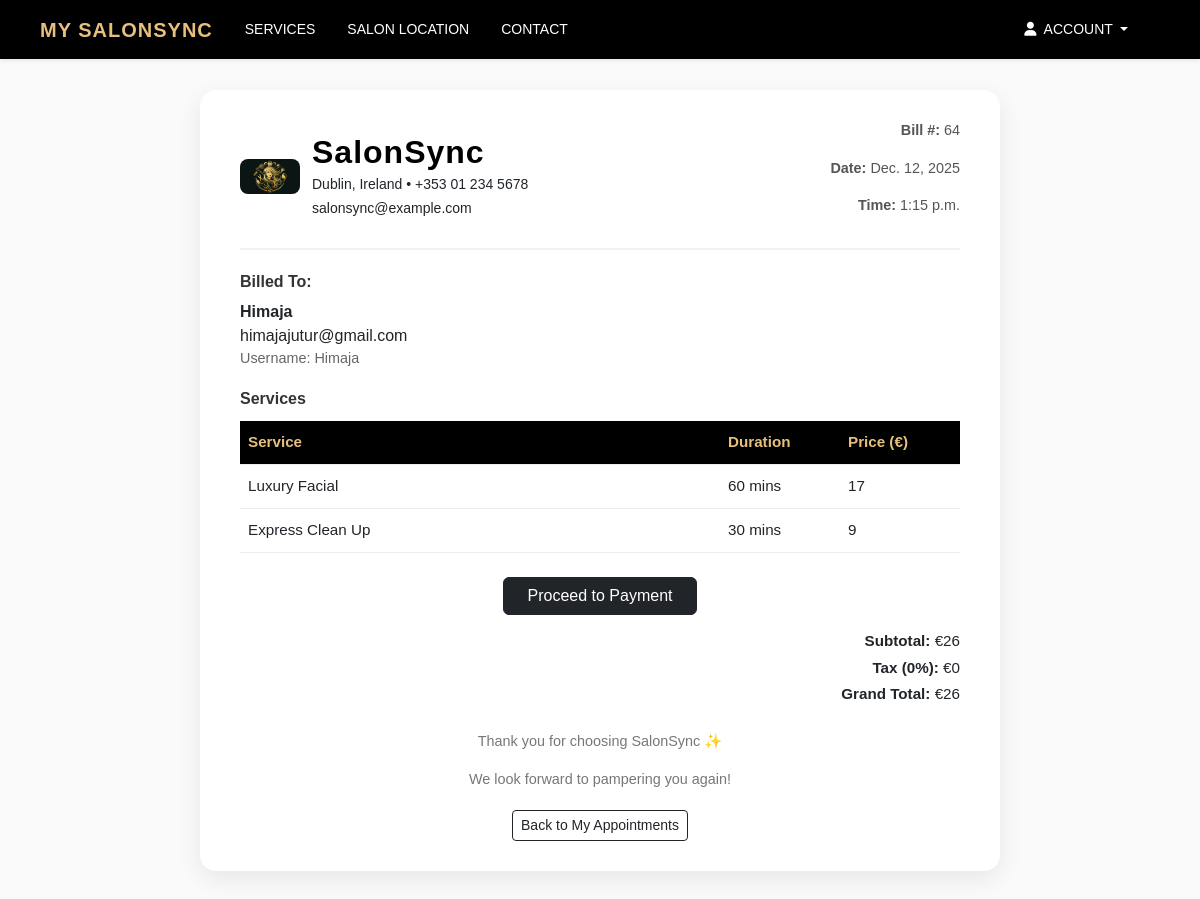
Page /appointments/64/bill/ (signed in) on the committed database.
### salon/models.py (models this page shows, shortened)
class Appointment(models.Model):
    user = models.ForeignKey(User, on_delete=models.SET_NULL, null=True, blank=True)
    name = models.CharField(max_length=100)
    email = models.EmailField()
    SERVICE_CHOICES = [
        ('HAIR', 'Hair Styling'),
        ('MAKEUP', 'Makeup'),
        ('SPA', 'Spa & Relaxation'),
        ('NAIL', 'Nail Care'),
        ('OTHER', 'Other'),
    ]
    service = models.CharField(max_length=20, choices=SERVICE_CHOICES)
    date = models.DateField()
    time = models.TimeField()
    notes = models.TextField(blank=True)
    STATUS_CHOICES = [
        ('PENDING', 'Pending'),
        ('CONFIRMED', 'Confirmed'),
        ('CANCELLED', 'Cancelled'),
    ]
    status = models.CharField(max_length=10, choices=STATUS_CHOICES, default='PENDING')
    cancelled_at = models.DateTimeField(null=True, blank=True)
    created_at = models.DateTimeField(auto_now_add=True)
    selected_services = models.TextField(blank=True)
    total_cost = models.IntegerField(default=0)
    total_minutes = models.IntegerField(default=0)
    coupon_code = models.CharField(max_length=20, blank=True, null=True)
    discount_given = models.IntegerField(default=0)
    cancelled_at = models.DateTimeField(null=True, blank=True)
    class Meta:
        ordering = ['-created_at']  # show newest first in admin/lists

### salon/views.py (the view)
# urls.py: path('appointments/<int:pk>/bill/', views.view_bill, name='view_bill'),
@require_http_methods(["GET"])
@login_required
def view_bill(request, pk):
    if request.user.is_staff:
        appt = get_object_or_404(Appointment, pk=pk)
    else:
        appt = get_object_or_404(Appointment, pk=pk, user=request.user)
    if appt.status == "CANCELLED":
        messages.error(request, "You cannot generate a bill for a cancelled appointment.")
        return redirect('my_appointments')
    selected_services = []
    if appt.selected_services:
        try:
            selected_services = json.loads(appt.selected_services)
        except (json.JSONDecodeError, TypeError):
            selected_services = []
    subtotal = appt.total_cost or 0
    TAX_RATE = 0
    tax_amount = round(subtotal * TAX_RATE / 100)
    grand_total = subtotal + tax_amount
    return render(
        request,
        "salon/bill.html",
        {
            "appointment": appt,
            "services": selected_services,
            "subtotal": subtotal,
            "tax_rate": TAX_RATE,
            "tax_amount": tax_amount,
            "grand_total": grand_total,
        }
    )

### salon/templates/salon/bill.html (shortened to what this page needs)
{% extends 'salon/base.html' %}
{% load static %}
{% block content %}
<div class="bill-wrapper">
  <div class="bill-header">
    <div class="bill-logo">
      <img src="{% static 'salon/img/logo.png' %}" alt="SalonSync Logo" onerror="this.style.display='none'">
      <div>
        <h2>SalonSync</h2>
        <small>Dublin, Ireland • +353 01 234 5678</small><br>
        <small>salonsync@example.com</small>
      </div>
    </div>
    <div class="bill-meta">
      <p><strong>Bill #:</strong> {{ appointment.id }}</p>
      <p><strong>Date:</strong> {{ appointment.date }}</p>
      <p><strong>Time:</strong> {{ appointment.time }}</p>
    </div>
  </div>
  <div class="bill-section">
    <p class="bill-section-title">Billed To:</p>
    <p style="margin:0;"><strong>{{ appointment.name }}</strong></p>
    <p style="margin:0;">{{ appointment.email }}</p>
    {% if appointment.user %}
      <p style="margin:0; font-size:0.9rem; color:#666;">Username: {{ appointment.user.username }}</p>
    {% endif %}
  </div>
  <div class="bill-section">
    <p class="bill-section-title">Services</p>
    <table class="bill-table">
      <thead>
        <tr>
          <th>Service</th>
          <th style="width:120px;">Duration</th>
          <th style="width:120px;">Price (€)</th>
        </tr>
      </thead>
      <tbody>
        {% if services %}
          {% for item in services %}
            <tr>
              <td>{{ item.name }}</td>
              <td>{{ item.time }} mins</td>
              <td>{{ item.cost }}</td>
            </tr>
          {% endfor %}
        {% else %}
          <tr>
            <td>{{ appointment.get_service_display }}</td>
            <td>—</td>
            <td>{{ appointment.total_cost|default:"0" }}</td>
          </tr>
        {% endif %}
      </tbody>
    </table>
  </div>
  {% if appointment.status != "CANCELLED" %}
    <div class="text-center mt-4">
      <a href="{% url 'payment_page' appointment.pk %}" class="btn btn-dark px-4">
        Proceed to Payment
      </a>
    </div>
  {% endif %}
  <div class="bill-summary">
    <p><strong>Subtotal:</strong> €{{ subtotal }}</p>
    <p><strong>Tax ({{ tax_rate }}%):</strong> €{{ tax_amount }}</p>
    <p><strong>Grand Total:</strong> €{{ grand_total }}</p>
  </div>
  <div class="bill-footer">
    <p>Thank you for choosing SalonSync ✨</p>
    <p>We look forward to pampering you again!</p>
  </div>
  <div class="text-center btn-back">
    <a href="{% url 'my_appointments' %}" class="btn btn-outline-dark btn-sm">Back to My Appointments</a>
  </div>
</div>
{% endblock %}

### salon/templates/salon/base.html (style rules this page uses)
body { background: #fafafa; font-family: 'Poppins', sans-serif; }

### salon/templates/salon/bill.html (style rules this page uses)
.bill-wrapper { max-width: 800px; margin: 40px auto; background: #fff; border-radius: 16px; box-shadow: 0 8px 24px rgba(0,0,0,0.08); padding: 30px 40px; font-family: 'Poppins', sans-serif; }
.bill-header { display: flex; justify-content: space-between; align-items: center; border-bottom: 2px solid #f0f0f0; padding-bottom: 15px; margin-bottom: 20px; }
.bill-logo { display: flex; align-items: center; gap: 12px; }
.bill-logo img { width: 60px; height: auto; border-radius: 8px; }
.bill-logo h2 { margin: 0; font-weight: 700; letter-spacing: 1px; color: #000; }
.bill-meta { text-align: right; font-size: 0.9rem; color: #555; }
.bill-section-title { font-weight: 600; margin-bottom: 6px; color: #333; }
.bill-section { margin-bottom: 18px; }
.bill-table { width: 100%; border-collapse: collapse; margin-top: 10px; }
.bill-table th, .bill-table td { padding: 10px 8px; border-bottom: 1px solid #eee; font-size: 0.95rem; }
.bill-table th { background: #000; color: #e7c07d; text-align: left; }
.bill-summary { margin-top: 15px; text-align: right; font-size: 0.95rem; }
.bill-summary p { margin: 4px 0; }
.bill-summary strong { min-width: 120px; display: inline-block; }
.bill-footer { margin-top: 25px; font-size: 0.9rem; color: #777; text-align: center; }
.btn-back { margin-top: 20px; }

### rows in the picture
Appointment: id "64", date "Dec. 12, 2025", time "1:15 p.m.", name "Himaja", email "himajajutur@gmail.com", user.username "Himaja"

### other values in the picture
{{ item.name }} "Luxury Facial" "Express Clean Up"
{{ item.time }} "60" "30"
{{ item.cost }} "17" "9"
{{ subtotal }} "26"
{{ tax_rate }} "0"
{{ tax_amount }} "0"
{{ grand_total }} "26"
